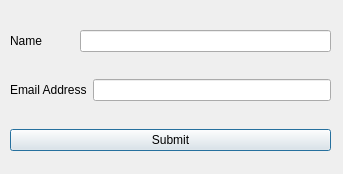
<?xml version="1.0" encoding="UTF-8"?>
<ui version="4.0">
 <class>Dialog</class>
 <widget class="QDialog" name="Dialog">
  <property name="geometry">
   <rect>
    <x>0</x>
    <y>0</y>
    <width>343</width>
    <height>174</height>
   </rect>
  </property>
  <property name="windowTitle">
   <string>Dialog</string>
  </property>
  <widget class="QWidget" name="">
   <property name="geometry">
    <rect>
     <x>10</x>
     <y>30</y>
     <width>321</width>
     <height>121</height>
    </rect>
   </property>
   <layout class="QVBoxLayout" name="verticalLayout">
    <item>
     <layout class="QHBoxLayout" name="horizontalLayout_2">
      <item>
       <widget class="QLabel" name="label">
        <property name="text">
         <string>Name</string>
        </property>
       </widget>
      </item>
      <item>
       <spacer name="horizontalSpacer">
        <property name="orientation">
         <enum>Qt::Horizontal</enum>
        </property>
        <property name="sizeType">
         <enum>QSizePolicy::Preferred</enum>
        </property>
        <property name="sizeHint" stdset="0">
         <size>
          <width>32</width>
          <height>20</height>
         </size>
        </property>
       </spacer>
      </item>
      <item>
       <widget class="QLineEdit" name="lineEditEmail"/>
      </item>
     </layout>
    </item>
    <item>
     <spacer name="verticalSpacer">
      <property name="orientation">
       <enum>Qt::Vertical</enum>
      </property>
      <property name="sizeHint" stdset="0">
       <size>
        <width>20</width>
        <height>40</height>
       </size>
      </property>
     </spacer>
    </item>
    <item>
     <layout class="QHBoxLayout" name="horizontalLayout">
      <item>
       <widget class="QLabel" name="label_2">
        <property name="text">
         <string>Email Address</string>
        </property>
       </widget>
      </item>
      <item>
       <widget class="QLineEdit" name="lineEditName"/>
      </item>
     </layout>
    </item>
    <item>
     <spacer name="verticalSpacer_2">
      <property name="orientation">
       <enum>Qt::Vertical</enum>
      </property>
      <property name="sizeHint" stdset="0">
       <size>
        <width>20</width>
        <height>40</height>
       </size>
      </property>
     </spacer>
    </item>
    <item>
     <widget class="QPushButton" name="pushButton">
      <property name="minimumSize">
       <size>
        <width>0</width>
        <height>0</height>
       </size>
      </property>
      <property name="maximumSize">
       <size>
        <width>500</width>
        <height>5000</height>
       </size>
      </property>
      <property name="layoutDirection">
       <enum>Qt::LeftToRight</enum>
      </property>
      <property name="text">
       <string>Submit</string>
      </property>
     </widget>
    </item>
   </layout>
  </widget>
 </widget>
 <resources/>
 <connections/>
</ui>
